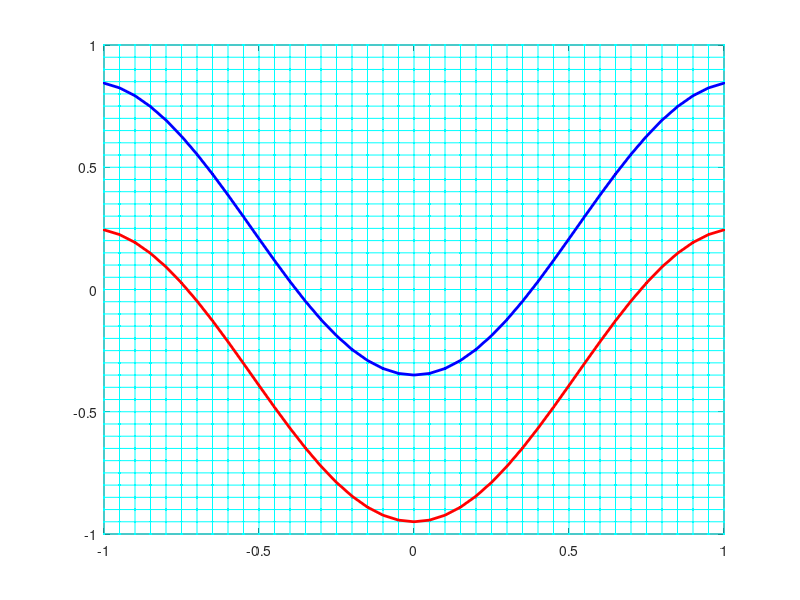

MATLAB code to generate this figure: (Note: this script raises an error after producing the figure.)
%% Data 
[X,Y] = meshgrid(-1:0.05:1);
n = size(X,1);
for i = 1:n
    plot(X(i,:),Y(i,:), 'c.-');
    hold on;
    plot(X(:,i),Y(:,i), 'c.-');
end
x = -1:0.05:1;
y1 = -0.6*sin(3*x+pi/2)-0.35;
y2 = -0.6*sin(3*x+pi/2)+0.25;
plot(x, y1, 'r.-', 'LineWidth',2);
plot(x, y2, 'b.-', 'LineWidth',2);
hold off;

%% Optimization (Simplex)
tol  = 1e-10;
myOptions = optimset(...
    'Display', 'iter', ...
    'MaxIter', 500, ...
    'MaxFunEvals', 5000, ...
    'TolX', tol, ...
    'TolFun', tol, ...
    'TolCon', tol, ...
    'LargeScale', 'off');


%% naive approach
%  a0 + a1*x + a2*y = 0;
a0 = 1;
a1 = 1;
a2 = 1;
params = [a0 a1 a2];
%
params = fminsearch('objFunc1', params, myOptions, x, y1, y2);
disp(params);

%% tanh hidden layer
%
%a = -0.8333;
a = -1;
b = 1;
c = -0.5;
%c = -0.5830;
w11 = 2;
w12 = 1;
w21 = 2;
w22 = 1;
b1  = 0.0;
b2  = 0.0;

params = [a b c w11 w12 w21 w22 b1 b2];
%
params = fminunc('objFunc2', params, myOptions, X, Y, x, y1, y2);
disp(params);

%%




